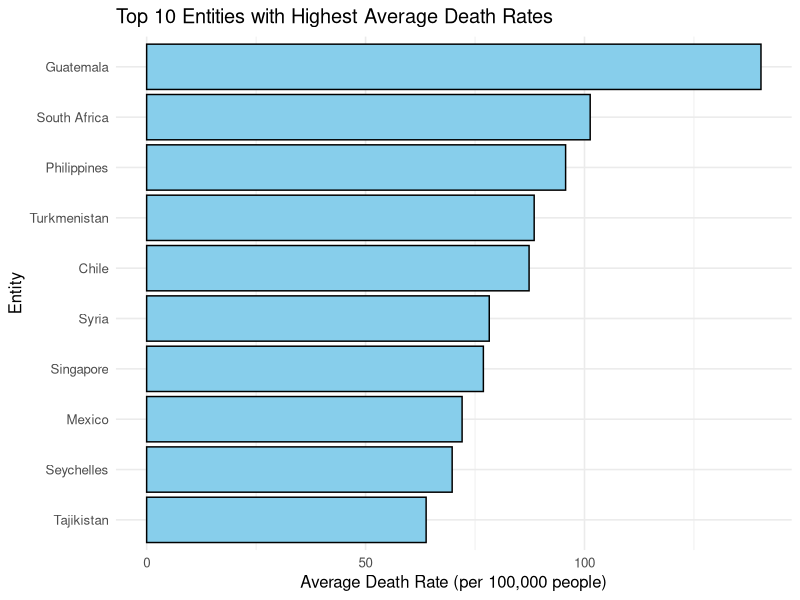

The R script that drew this image:
# Load necessary libraries
library(ggplot2)
library(dplyr)

# Read the CSV file
data <- read.csv("5- respiratory-infection-death-rate-who-mdb.csv")

# Rename columns for clarity
colnames(data) <- c("Entity", "Code", "Year", "Death_Rate")

# Convert Death_Rate to numeric (if needed)
data$Death_Rate <- as.numeric(data$Death_Rate)

# Aggregate data: calculate mean Death_Rate by Entity
entity_death_rate <- data %>%
  group_by(Entity) %>%
  summarise(Avg_Death_Rate = mean(Death_Rate, na.rm = TRUE)) %>%
  arrange(desc(Avg_Death_Rate))



# Get the top 10 entities with the highest death rates
top_entities <- head(entity_death_rate, 10)

# Create a bar plot
ggplot(top_entities, aes(x = reorder(Entity, Avg_Death_Rate), y = Avg_Death_Rate)) +
  geom_bar(stat = "identity", fill = "skyblue", color = "black") +
  coord_flip() +  # Flip coordinates for better readability
  labs(title = "Top 10 Entities with Highest Average Death Rates",
       x = "Entity",
       y = "Average Death Rate (per 100,000 people)") +
  theme_minimal(base_size = 12)
